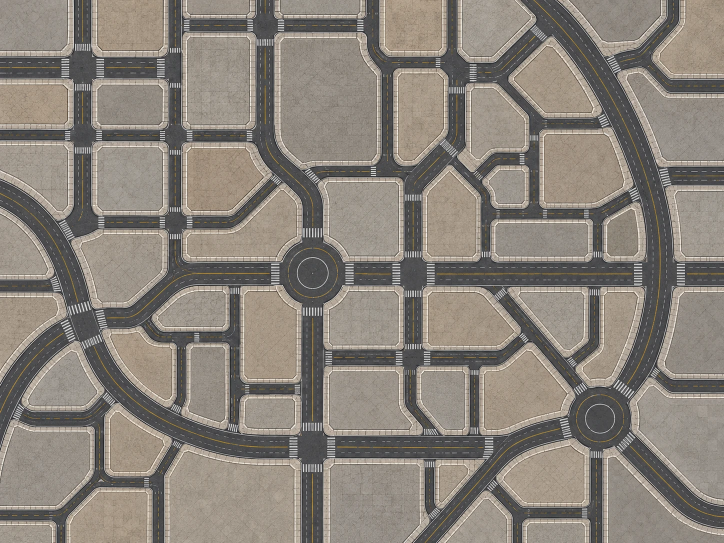
#> input picture imagens/mapa_cidade_ruas.webp, 1448 x 1086 px, found by its file name (shown at 1/2 size)
$ python gen_fundo_cidade.py
#> lines starting #> are read from the running program, lines starting #| are printed output that depends on the picture
"""Fundos de mapa novos, cada um uma área própria da cena (menus RaelMMO > Mapa > Colocar
mapa da ...), na largura do fundo do Cruzamento (2374 px a 32 PPU = 74 quadrados):

- cidade_fundo.png: ruas, quarteirões e rotatórias (imagens/mapa_cidade_ruas.webp), na mesma
  proporção do Cruzamento (74 x 61): corta no meio e amplia.
- praca_fundo.png: praça medieval com jardins e portões nos 4 lados
  (imagens/mapa_cidade_praca.webp). O desenho é quadrado: fica 74 x 74 (cortar tiraria os
  portões de cima e de baixo).
- caverna_fundo.png: caverna com lago, cachoeira, plataformas e cristais
  (imagens/mapa_caverna.webp), inteira na proporção dela (74 x 55,6 -> 2374 x 1780).
- caverna2_fundo.png: caverna com cachoeira, cristais azuis e ponte
  (imagens/mapa_caverna2.webp), inteira (74 x 49,5 -> 2374 x 1583).

Uso: python Tools/gen_fundo_cidade.py
"""
from PIL import Image

OUT = "Assets/Art/Sprites/Environment/Mapas/"
MAPS = [
    ("imagens/mapa_cidade_ruas.webp", "cidade_fundo.png", 2374, 1949),
    ("imagens/mapa_cidade_praca.webp", "praca_fundo.png", 2374, 2374),
    ("imagens/mapa_caverna.webp", "caverna_fundo.png", 2374, 1780),
    ("imagens/mapa_caverna2.webp", "caverna2_fundo.png", 2374, 1583),
]


def make(src, out, W, H):
#> called with src = 'imagens/mapa_cidade_ruas.webp', out = 'cidade_fundo.png', W = 2374, H = 1949
    im = Image.open(src).convert("RGB")
#> im is the input picture: PIL image 1448x1086 RGB; mean R, G, B 136.3, 129.4, 121.1
    cw = round(im.height * W / H)
#> cw = 1323
    if cw <= im.width:
        x0 = (im.width - cw) // 2
#> x0 = 62
        im = im.crop((x0, 0, x0 + cw, im.height))
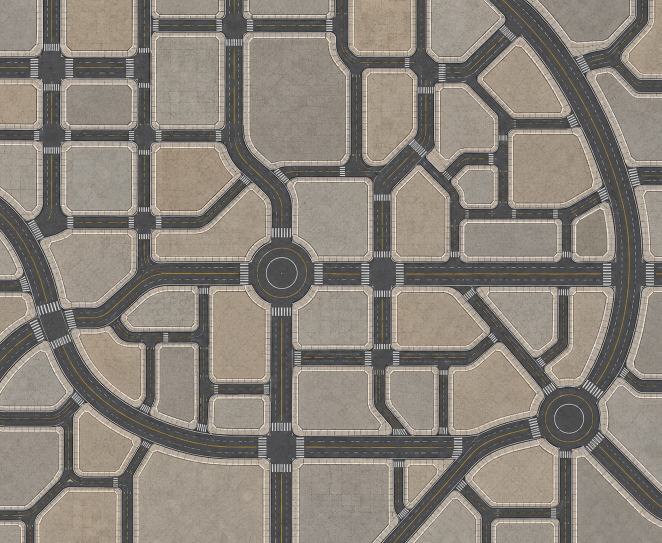
#> im: PIL image 1323x1086 RGB (shown at 1/2 size); mean R, G, B 135.8, 129, 120.7
    else:
        ch = round(im.width * H / W)
        y0 = (im.height - ch) // 2
        im = im.crop((0, y0, im.width, y0 + ch))
    im.resize((W, H), Image.LANCZOS).save(OUT + out)
    print(out, (W, H))


if __name__ == "__main__":
    for m in MAPS:
#> (the run stopped early here; a loop or call above may not have finished)
